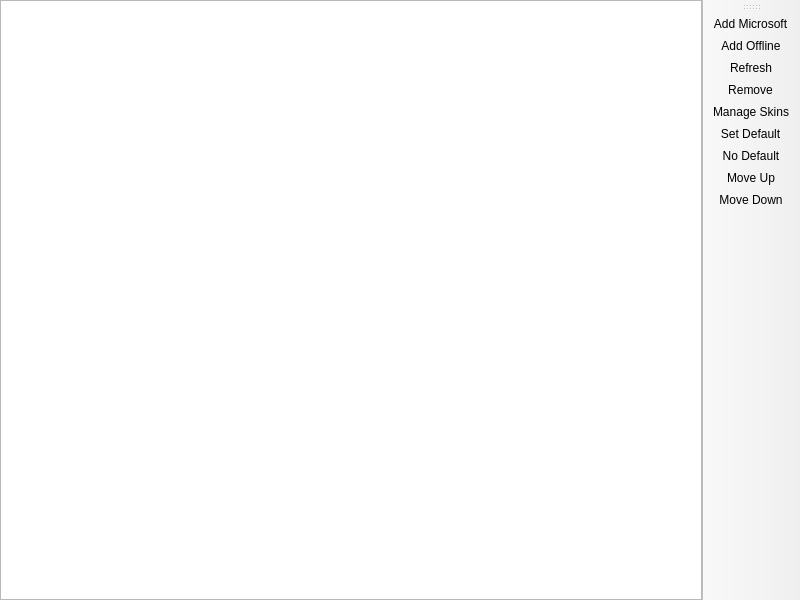
<?xml version="1.0" encoding="UTF-8"?>
<ui version="4.0">
 <class>AccountListPage</class>
 <widget class="QMainWindow" name="AccountListPage">
  <property name="geometry">
   <rect>
    <x>0</x>
    <y>0</y>
    <width>800</width>
    <height>600</height>
   </rect>
  </property>
  <widget class="QWidget" name="centralwidget">
   <layout class="QHBoxLayout" name="horizontalLayout">
    <property name="leftMargin">
     <number>0</number>
    </property>
    <property name="topMargin">
     <number>0</number>
    </property>
    <property name="rightMargin">
     <number>0</number>
    </property>
    <property name="bottomMargin">
     <number>0</number>
    </property>
    <item>
     <widget class="VersionListView" name="listView">
      <property name="alternatingRowColors">
       <bool>true</bool>
      </property>
      <property name="rootIsDecorated">
       <bool>false</bool>
      </property>
      <property name="itemsExpandable">
       <bool>false</bool>
      </property>
      <property name="allColumnsShowFocus">
       <bool>true</bool>
      </property>
      <attribute name="headerStretchLastSection">
       <bool>false</bool>
      </attribute>
     </widget>
    </item>
   </layout>
  </widget>
  <widget class="WideBar" name="toolBar">
   <attribute name="toolBarArea">
    <enum>RightToolBarArea</enum>
   </attribute>
   <attribute name="toolBarBreak">
    <bool>false</bool>
   </attribute>
   <addaction name="actionAddMicrosoft"/>
   <addaction name="actionAddOffline"/>
   <addaction name="actionRefresh"/>
   <addaction name="actionRemove"/>
   <addaction name="actionManageSkins"/>
   <addaction name="actionSetDefault"/>
   <addaction name="actionNoDefault"/>
   <addaction name="actionMoveUp"/>
   <addaction name="actionMoveDown"/>
  </widget>
  <action name="actionSetDefault">
   <property name="text">
    <string>&amp;Set Default</string>
   </property>
  </action>
  <action name="actionNoDefault">
   <property name="checkable">
    <bool>true</bool>
   </property>
   <property name="text">
    <string>&amp;No Default</string>
   </property>
  </action>
  <action name="actionManageSkins">
   <property name="text">
    <string>&amp;Manage Skins</string>
   </property>
   <property name="toolTip">
    <string>Manage Skins</string>
   </property>
  </action>
  <action name="actionAddMicrosoft">
   <property name="text">
    <string>&amp;Add Microsoft</string>
   </property>
  </action>
  <action name="actionAddOffline">
   <property name="text">
    <string>Add &amp;Offline</string>
   </property>
  </action>
  <action name="actionRefresh">
   <property name="text">
    <string>&amp;Refresh</string>
   </property>
   <property name="toolTip">
    <string>Refresh the account tokens</string>
   </property>
  </action>
  <action name="actionRemove">
   <property name="text">
    <string>Remo&amp;ve</string>
   </property>
  </action>
  <action name="actionMoveUp">
   <property name="text">
    <string>Move &amp;Up</string>
   </property>
  </action>
  <action name="actionMoveDown">
   <property name="text">
    <string>Move &amp;Down</string>
   </property>
  </action>
 </widget>
 <customwidgets>
  <customwidget>
   <class>VersionListView</class>
   <extends>QTreeView</extends>
   <header>ui/widgets/VersionListView.h</header>
  </customwidget>
  <customwidget>
   <class>WideBar</class>
   <extends>QToolBar</extends>
   <header>ui/widgets/WideBar.h</header>
  </customwidget>
 </customwidgets>
 <resources/>
 <connections/>
</ui>
